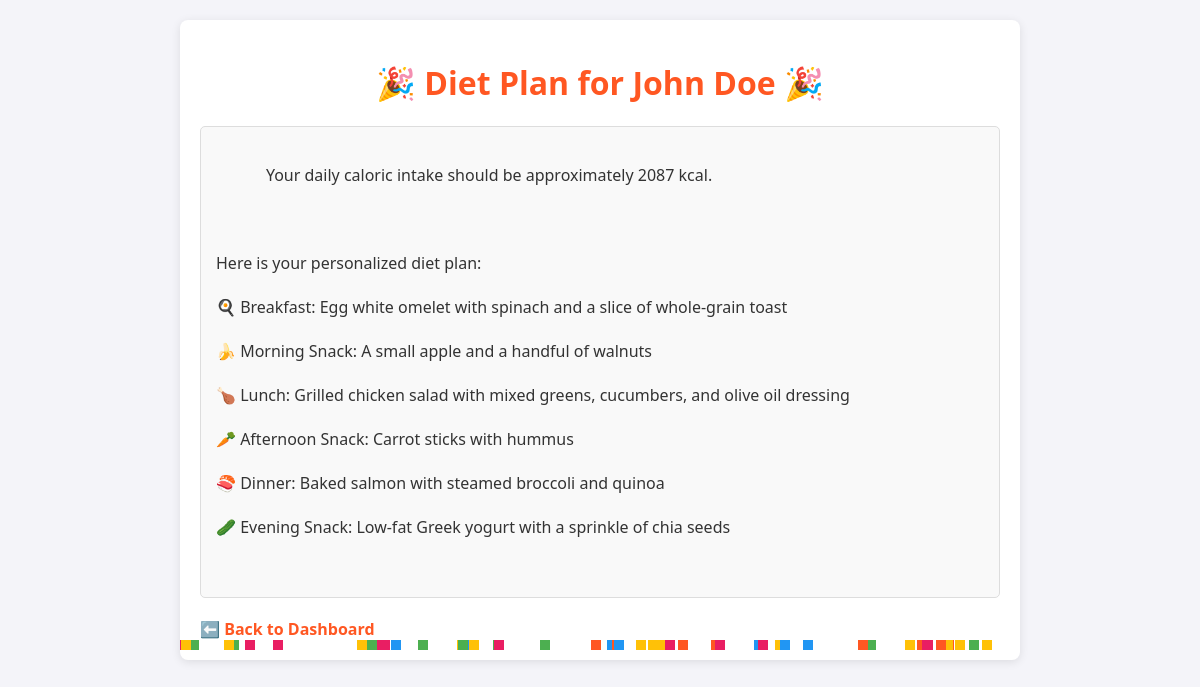
The page /dashboard/view_diet_plan.php?customer_id=1 on the database its author committed.
### tables this page shows
CREATE TABLE `customers` (
  `customer_id` int(10) UNSIGNED NOT NULL,
  `name` varchar(100) NOT NULL,
  `email` varchar(100) NOT NULL,
  `password` char(60) NOT NULL,
  `phone` varchar(20) DEFAULT NULL,
  `created_at` timestamp NOT NULL DEFAULT current_timestamp(),
  `status` enum('active','inactive') DEFAULT 'inactive'
);

CREATE TABLE `customer_reports` (
  `id` int(11) NOT NULL,
  `customer_id` int(10) UNSIGNED NOT NULL,
  `weight` float NOT NULL,
  `height` float NOT NULL,
  `activity_level` enum('low','moderate','high') NOT NULL,
  `goal` enum('weight_loss','muscle_gain','maintenance') NOT NULL,
  `created_at` timestamp NOT NULL DEFAULT current_timestamp()
);

### dashboard/view_diet_plan.php (the view, shortened to what this page needs)
<?php
require_once("../config/db.php");
if (isset($_GET['customer_id'])) {
    $customer_id = intval($_GET['customer_id']);
    $stmt = $pdo->prepare("SELECT weight, height, activity_level, goal FROM customer_reports WHERE customer_id = ? ORDER BY created_at DESC LIMIT 1");
    $stmt->execute([$customer_id]);
    $report = $stmt->fetch(PDO::FETCH_ASSOC);
    if ($report) {
        $weight = $report['weight'];
        $height = $report['height'];
        $activity_level = $report['activity_level'];
        $goal = $report['goal'];
        $bmr = 10 * $weight + 6.25 * $height - 5 * 25;
        if ($activity_level === 'low') {
            $calories = $bmr * 1.2;
        } elseif ($activity_level === 'moderate') {
            $calories = $bmr * 1.55;
        } elseif ($activity_level === 'high') {
            $calories = $bmr * 1.9;
        } else {
            $calories = $bmr * 1.2;
        }
        if ($goal === 'weight_loss') {
            $calories -= 500;
        } elseif ($goal === 'muscle_gain') {
            $calories += 500;
        }
        $dietPlan = "Your daily caloric intake should be approximately " . round($calories) . " kcal.\n\n";
        $dietPlan .= "Here is your personalized diet plan:\n";
        if ($goal === 'weight_loss') {
            $dietPlan .= "🍳 Breakfast: Egg white omelet with spinach and a slice of whole-grain toast\n";
            $dietPlan .= "🍌 Morning Snack: A small apple and a handful of walnuts\n";
            $dietPlan .= "🍗 Lunch: Grilled chicken salad with mixed greens, cucumbers, and olive oil dressing\n";
            $dietPlan .= "🥕 Afternoon Snack: Carrot sticks with hummus\n";
            $dietPlan .= "🍣 Dinner: Baked salmon with steamed broccoli and quinoa\n";
            $dietPlan .= "🥒 Evening Snack: Low-fat Greek yogurt with a sprinkle of chia seeds\n";
        }
    } else {
        $dietPlan = "No report available for this customer.";
    }
    $stmt = $pdo->prepare("SELECT name FROM customers WHERE customer_id = ?");
    $stmt->execute([$customer_id]);
    $customer = $stmt->fetch(PDO::FETCH_ASSOC);
    if (!$customer) {
        $customerName = "Unknown Customer";
    } else {
        $customerName = $customer['name'];
    }
} else {
    die("Customer ID is required.");
}
?>
<!DOCTYPE html>
<html lang="en">
<head>
</head>
<body>
    <div class="container">
        <h1>🎉 Diet Plan for <?php echo htmlspecialchars($customerName); ?> 🎉</h1>
        <div class="diet-plan">
            <?php echo nl2br(htmlspecialchars($dietPlan)); ?>
        </div>
        <a href="customer.php" class="back-link">⬅️ Back to Dashboard</a>
    </div>
</body>
</html>

### dashboard/view_diet_plan.php (style rules this page uses)
body { font-family: 'Segoe UI', sans-serif; background-color: #f4f4f9; color: #333; margin: 0; padding: 20px; overflow-x: hidden; }
.container { max-width: 800px; margin: 0 auto; background: #fff; padding: 20px; border-radius: 8px; box-shadow: 0 2px 10px rgba(0, 0, 0, 0.1); animation: fadeIn 1s ease-in-out; position: relative; }
h1 { text-align: center; color: #ff5722; animation: bounce 1.5s infinite; }
.diet-plan { margin-top: 20px; padding: 15px; background: #f9f9f9; border: 1px solid #ddd; border-radius: 5px; white-space: pre-wrap; animation: slideIn 1s ease-in-out; }
.back-link { display: inline-block; margin-top: 20px; text-decoration: none; color: #ff5722; font-weight: bold; animation: pulse 1.5s infinite; }

### rows shown on the page
customers: name "John Doe"
customer_reports: goal "Your daily caloric intake should be approximately 2087 kcal. Here is your personalized diet plan: 🍳 Breakfast: Egg white omelet with spinach and a slice of whole-grain toast 🍌 Morning Snack: A small apple and a handful of walnuts 🍗 Lunch: Grilled chicken salad with mixed greens, cucumbers, and olive oil dressing 🥕 Afternoon Snack: Carrot sticks with hummus 🍣 Dinner: Baked salmon with steamed broccoli and quinoa 🥒 Evening Snack: Low-fat Greek yogurt with a sprinkle of chia seeds"
